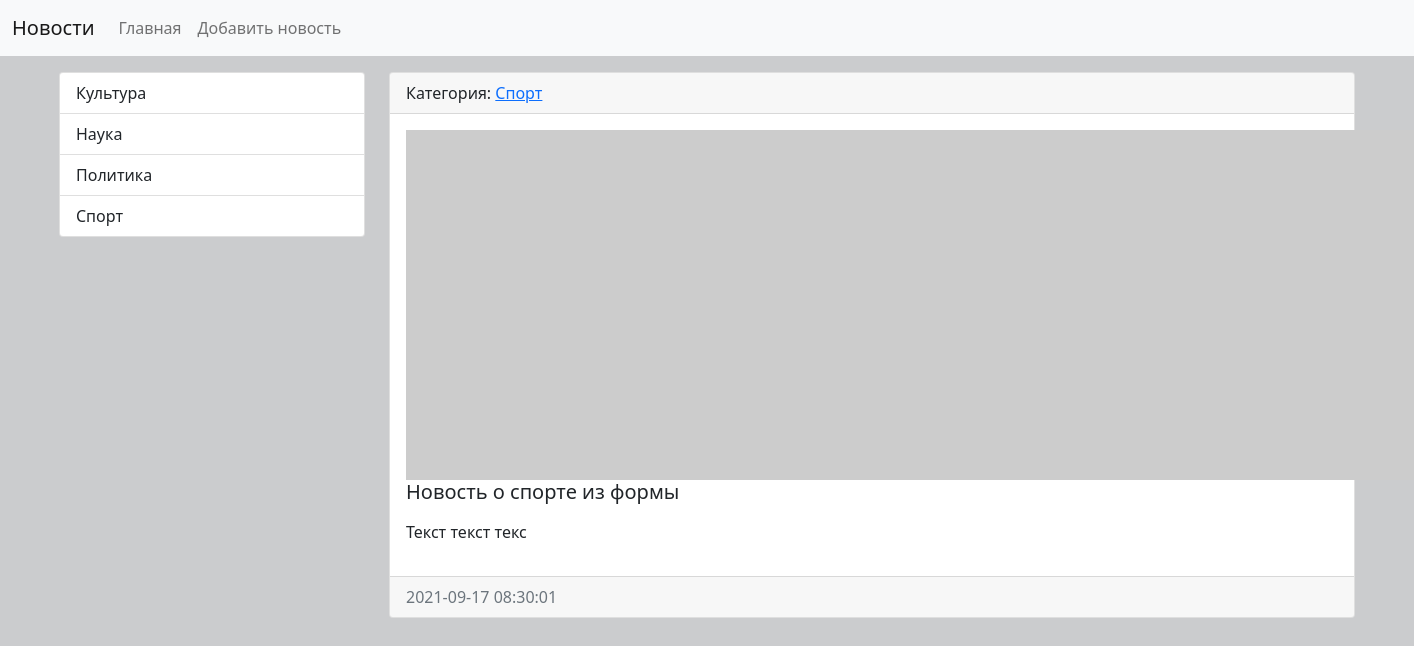
Screenshot of /news/9/ with the database file from the repository.
### news/models.py (models this page shows, shortened)
class Category(models.Model):
    title = models.CharField(max_length=150, db_index=True, verbose_name="Наименование категории")
    def __str__(self):
        return self.title
    def get_absolute_url(self):
        return reverse('category', kwargs={'category_id': self.pk})
    class Meta:
        verbose_name = "Категория"
        verbose_name_plural = "Категории"
        ordering = ["title"]

class News(models.Model):
    title = models.CharField(max_length=150, verbose_name="Наименование")
    content = models.TextField(blank=True, verbose_name="Контент")
    created_at = models.DateTimeField(auto_now_add=True, verbose_name="Дата публикации")
    updated_at = models.DateTimeField(auto_now=True, verbose_name="Обновленно")
    photo = models.ImageField(upload_to="photos/%Y/%m/%d/", verbose_name="Фото", blank=True)
    is_published = models.BooleanField(default=True, verbose_name="Опубликовано")
    category = models.ForeignKey("Category", on_delete=models.PROTECT, verbose_name="Категория")
    def get_absolute_url(self):
        return reverse('view_news', kwargs={'pk': self.pk})
    class Meta:
        verbose_name = "Новость"
        verbose_name_plural = "Новости"
        ordering = ["-created_at"]

### news/views.py (the view)
# urls.py: path('news/<int:pk>/', ViewNews.as_view(), name='view_news'),
class ViewNews(DetailView):
    model = News
    context_object_name = 'news_item'

### news/templatetags/news_tags.py (called while the page is built)
@register.inclusion_tag('news/list_categories.html')
def show_categories(arg1='Hello', arg2='World'):
    categories = Category.objects.all()
    return {'categories': categories, 'arg1': arg1, 'arg2': arg2}

### news/templates/news/news_detail.html (shortened to what this page needs)
{% extends 'news/base.html' %}
{% block sidebar %}
    {% include 'news/inc/_sidebar.html' %}
{% endblock %}
{% block content %}
    <div class="card mb-3">
        <div class="card-header">
            Категория: <a href="{{ news_item.get_absolute_url }}">{{ news_item.category }}</a>
        </div>
        <div class="card-body">
            {% if news_item.photo %}
                <img src=" {{ news_item.photo.url }} " alt="" width="350" class="mr-3 float-left">
            {% else %}
                <img src="https://picsum.photos/id/1060/350/300/?blur=2" alt="" class="mr-3 float-left">
            {% endif %}
            <h5 class="card-title">{{ news_item.title }}</h5>
            <p class="card-text">{{ news_item.content|safe|linebreaks }}</p>
        </div>
        <div class="card-footer text-muted">
            {{ news_item.created_at|date:"Y-m-d H:i:s" }}
        </div>
    </div>
{% endblock %}

### news/templates/news/list_categories.html
<div class="list-group">
    {% for item in categories %}
        <a href="{{ item.get_absolute_url }}" class="list-group-item list-group-item-action">
            {{ item.title }}
        </a>
    {% endfor %}
</div>

### rows the page displays
Category: title "Культура"
Category: title "Наука"
Category: title "Политика"
Category: title "Спорт"
News: category "Спорт", title "Новость о спорте из формы", content "Текст текст текс", created_at "2021-09-17 08:30:01"
